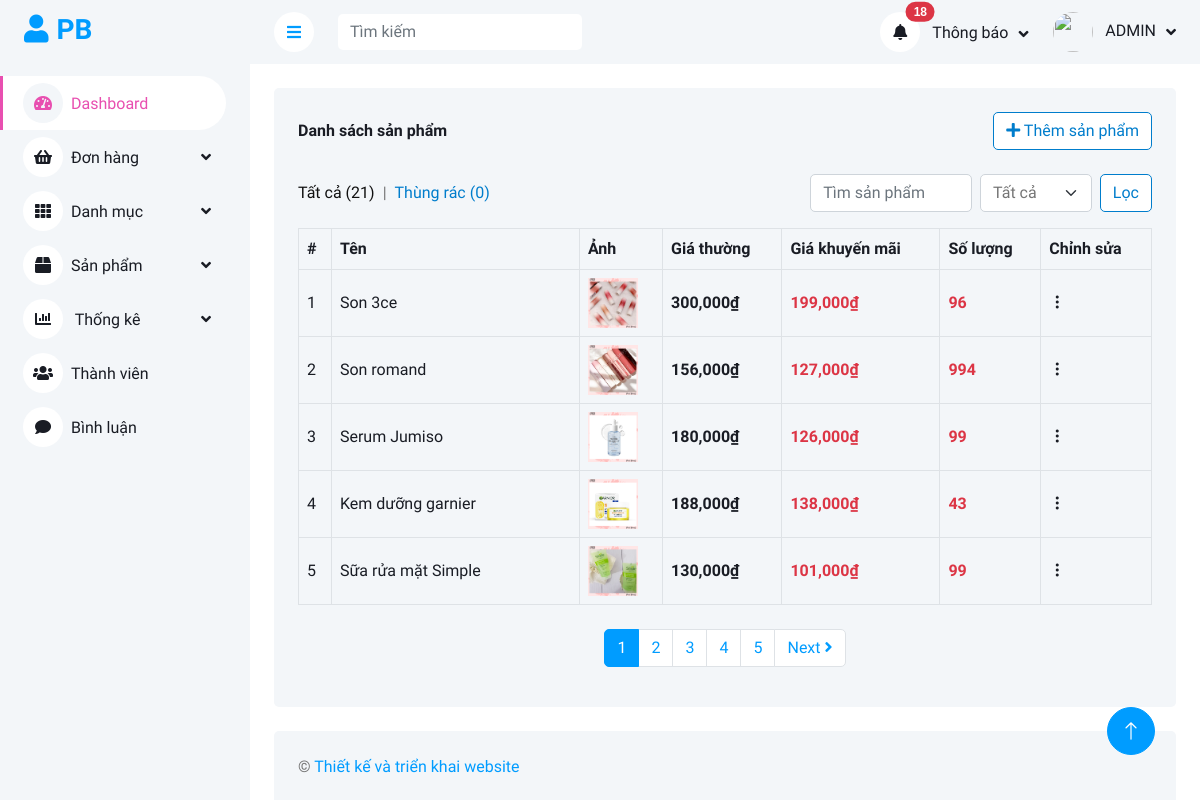
Screenshot of /admin/danh-sach-san-pham (signed in) with the database file from the repository.
### tables this page shows
CREATE TABLE `products` (
  `product_id` int(11) NOT NULL,
  `category_id` int(11) NOT NULL,
  `name` varchar(255) NOT NULL,
  `image` varchar(255) NOT NULL,
  `quantity` int(11) NOT NULL,
  `sell_quantity` int(11) NOT NULL DEFAULT 0,
  `price` int(11) NOT NULL,
  `sale_price` int(11) NOT NULL,
  `create_date` datetime NOT NULL DEFAULT current_timestamp(),
  `views` int(11) NOT NULL DEFAULT 0,
  `details` text NOT NULL,
  `short_description` text NOT NULL,
  `status` tinyint(1) NOT NULL DEFAULT 1
);

### admin/models_admin/pdo_library.php (called while the page is built, shortened)
<?php
function pdo_query($sql){
    $sql_args = array_slice(func_get_args(), 1);
    try{
        $conn = pdo_get_connection();
        $stmt = $conn->prepare($sql);
        $stmt->execute($sql_args);
        $rows = $stmt->fetchAll();
        return $rows;
    }
    catch(PDOException $e){
        throw $e;
    }
    finally{
        unset($conn);
    }
}
?>

### admin/models_admin/ProductModel.php (called while the page is built, shortened)
<?php
    class ProductModel {
        public function select_products() {
            $sql = "SELECT name FROM products WHERE status = 1";
            return pdo_query($sql);
        }
        function select_list_products($keyword, $id_danhmuc, $page, $perPage) {
            $start = ($page - 1) * $perPage;
            $sql = "SELECT * FROM products WHERE 1";
            $sql .= " AND status = 1 ORDER BY product_id DESC";
            $sql .= " LIMIT " . $start . ", " . $perPage;
            return pdo_query($sql);
        }
        public function select_recycle_products() {
            $sql = "SELECT * FROM products WHERE status = 0 ORDER BY product_id DESC";
            return pdo_query($sql);
        }
    }
?>

### admin/san-pham/list.php (the view, shortened to what this page needs)
<?php
if (isset($_POST['search'])) {
    $keyword = $_POST['keyword'];
    $cate_id = $_POST['search_cate'];
} else {
    $keyword = '';
    $cate_id = 0;
}
if (isset($_GET['page'])) {
    $page = $_GET['page'];
} else {
    $page = 1;
}
$list_products = $ProductModel->select_list_products($keyword, $cate_id, $page,5 );
$count_recycle = $ProductModel->select_recycle_products();
$all_products = $ProductModel->select_products();
$totalProducts = count($all_products);
$productsPerPage = 5;
$totalProducts = intval($totalProducts);
$productsPerPage = intval($productsPerPage);
$numberOfPages = ceil($totalProducts / $productsPerPage);
$currentPage = isset($_GET['page']) ? intval($_GET['page']) : 1;
$html_pagination = '';
$pagination_next = '';
for ($i = 1; $i <= $numberOfPages; $i++) {
    if ($i === $currentPage) {
        $active = 'active';
    } else {
        $active = '';
    }
    $html_pagination .= '
        <li class="page-item ' . $active . '">
            <a class="page-link" href="index.php?quanli=danh-sach-san-pham&page=' . $i . '">' . $i . '</a>
        </li>
    ';
    if ($currentPage < $numberOfPages) {
        $pagination_next = '
            <li class="page-item">
                <a class="page-link" href="index.php?quanli=danh-sach-san-pham&page=' . ($currentPage + 1) . '">
                    Next <i class="fa fa-angle-right"></i>
                </a>
            </li>
        ';
    }
}
?>
<div class="container-fluid pt-4 px-4">
    <div class="bg-light text-center rounded p-4">
        <div class="d-flex align-items-center justify-content-between mb-4">
            <h6 class="mb-0">Danh sách sản phẩm</h6>
            <a href="them-san-pham" class="btn btn-custom"><i class="fa fa-plus"></i> Thêm sản phẩm</a>
        </div>
        <div class="row align-items-center">
            <div class="col-lg-7 d-flex mb-3">
                <a class="link-hover" href="">Tất cả (<?=$totalProducts?>) </a>
                <div class="mx-2">|</div>
                <a class="link-not-hover" href="index.php?quanli=thung-rac-san-pham">Thùng rác (<?=count($count_recycle)?>) </a>
            </div>
            <form action="" method="post" class="col-lg-5 d-flex mb-3 justify-content-end">
                <div class="form-group ">
                    <input type="search" name="keyword" class="form-control" placeholder="Tìm sản phẩm">
                </div>
                <div class="form-group mx-2">
                    <select class="form-select" name="search_cate">
                        <option value="">Tất cả</option>
                    </select>
                </div>
                <input type="submit" name="search" class="btn btn-custom" value="Lọc">
            </form>
        </div>
        <div class="table-responsive">
            <table class="table text-start align-middle table-bordered table-hover mb-0">
                <thead>
                    <tr class="text-dark">
                        <th scope="col">#</th>
                        <th scope="col">Tên</th>
                        <th scope="col">Ảnh</th>
                        <th scope="col">Giá thường</th>
                        <th scope="col">Giá khuyến mãi</th>
                        <th scope="col">Số lượng</th>
                        <th scope="col">Chỉnh sửa</th>
                    </tr>
                </thead>
                <tbody>
                    <?php
                    $index = 0;
                    $currentPage = isset($_GET['page']) ? (int)$_GET['page'] : 1;
                    $productsPerPage = 5;
                    foreach ($list_products as $value) {
                        $index++;
                       $orderNumber = ($currentPage - 1) * $productsPerPage + $index;
                    ?>
                    <tr>
                        <td class="text-dark"><?=$orderNumber?></td>
                        <td class="text-dark" style="min-width: 200px;"><?=$value['name']?></td>
                        <td>
                            <img style="max-width: 50px;" src="../upload/<?=$value['image']?>" alt="">
                        </td>
                        <td class="text-dark" style="font-weight: 600;">
                            <?=number_format($value['price'])."₫"?>
                        </td>
                        <td class="text-danger" style="font-weight: 600;">
                            <?=number_format($value['sale_price'])."₫"?>
                        </td>
                        <td class="text-danger" style="font-weight: 600;">
                            <?=number_format($value['quantity']).""?>
                        </td>
                        <td>
                            <div class="dropdown">
                                <a href="#" data-bs-toggle="dropdown" class="fs-24 text-gray">
                                    <i class="bi bi-three-dots-vertical text-dark"></i>
                                </a>
                            </div>
                        </td>
                    </tr>
                    <?php
                    }
                    ?>
                </tbody>
            </table>
            <div class="col-12 mt-4">
                <nav>
                    <ul class="pagination justify-content-center">
                        <?=$html_pagination?>
                        <?=$pagination_next?>
                    </ul>
                </nav>
            </div>
        </div>
    </div>
</div>

### admin/public_admin/css/style.css (style rules this page uses)
:root { --primary: #e84fb0; --light: #F3F6F9; --dark: #191C24; }
.btn { transition: .5s; }

### admin/public_admin/css/custom.css (style rules this page uses)
.link-hover { color: #111111; }
.link-not-hover { color: #007dcc; }
.btn-custom { color: #007dcc; background-color: white; border-color: #007dcc; }

### rows the page displays
products: orderNumber "1", name "Son 3ce", image (picture), price "300,000", sale_price "199,000", quantity "96"
products: orderNumber "2", name "Son romand", image (picture), price "156,000", sale_price "127,000", quantity "994"
products: orderNumber "3", name "Serum Jumiso", image (picture), price "180,000", sale_price "126,000", quantity "99"
products: orderNumber "4", name "Kem dưỡng garnier", image (picture), price "188,000", sale_price "138,000", quantity "43"
products: orderNumber "5", name "Sữa rửa mặt Simple", image (picture), price "130,000", sale_price "101,000", quantity "99"

### other values shown
$count "18"
$totalProducts "21"
count($count_recycle) "0"
